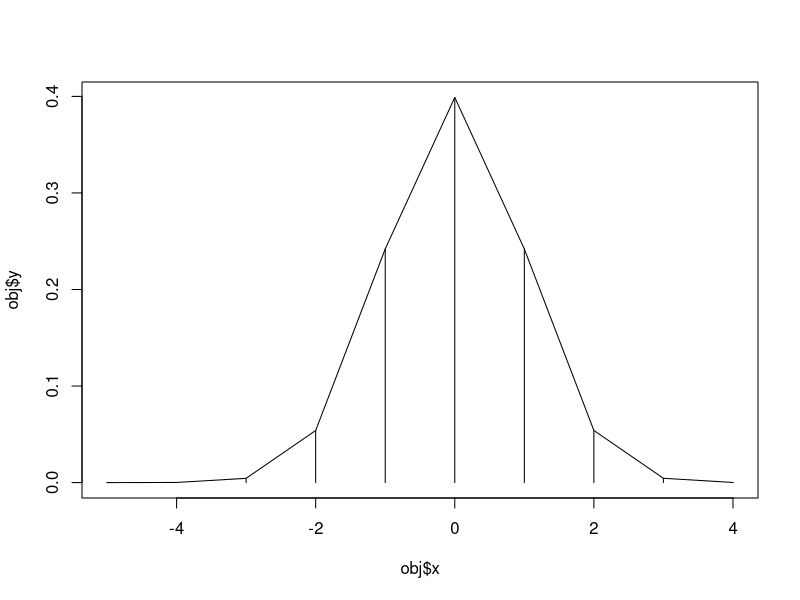
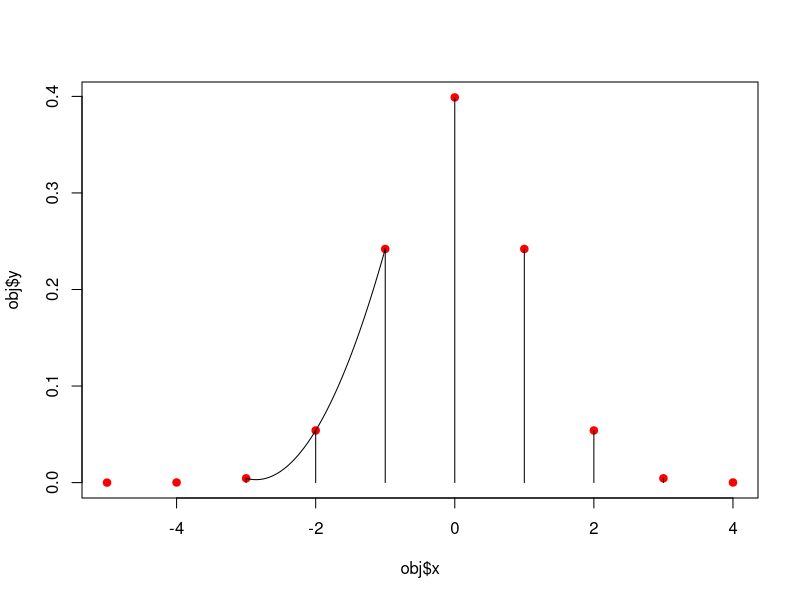

R code for these plots, in order:



integrateIt<-function(x, y, a, b, rule="Trap"){
  ## Do the trapezoidal
  n<-length(x) # number of points
  if(rule=="Trap"){
    h<-(b-a)/(2*n) # calculate h. Put 2 in the denominator
    answer<-h*(2*sum(y[2:(n-1)])+y[1]+y[n]) # calculate the outcome
    }
  if(rule=="Simp"){
    h<-(b-a)/(n*3) ## calculate h.  Put 3 in the denominator
    first<-y[1] ## first element
    last<-y[n] ## second element
    evens.sum<-sum(y[seq(2, n-1, by=2)]) ## every other elements excludign first and last
    odds.sum<-sum(y[seq(3, n-2, by=2)]) # the rest
    answer<-h*(first+4*evens.sum + 2*odds.sum + last) #calculate output
  }
  out<-list(x=x, y=y, answer=answer)
  return(out)  
}

tryx<-seq(-5, 4.99, by=1)
length(tryx)
tryy<-dnorm(tryx)

exampSimp<-integrateIt(tryx, tryy, -5, 5, rule="Simp")
exampTrap<-integrateIt(tryx, tryy, -5, 5, rule="Trap")


obj<-exampTrap
plot(obj$x, obj$y, type="l")
segments(obj$x, obj$y, obj$x, 0)

obj<-exampSimp

n<-length(obj$x)
u<-obj$x[seq(1, (n-2), by=2)]
fu<-obj$y[seq(1, (n-2), by=2)]
v<-obj$x[seq(2, (n-1), by=2)]
fv<-obj$y[seq(2, (n-1), by=2)]
w<-obj$x[seq(3, (n), by=2)]
fw<-obj$y[seq(3, (n), by=2)]



parabFun<-function(x, index=1, u, v, w, fu, fv, fw){
  firstPart<-fu[index]*(x -v[index])*(x-w[index])/((u[index]-v[index])*(u[index]-w[index]))
  secondPart<-fv[index]*(x -u[index])*(x-w[index])/((v[index]-u[index])*(v[index]-w[index]))
  thirdPart<- fw[index]*(x -u[index])*(x-v[index])/((w[index]-u[index])*(w[index]-v[index]))
  
  return(firstPart+secondPart+thirdPart)
}

plot(obj$x, obj$y, pch=19, col="red")
segments(obj$x, obj$y, obj$x, 0)

i=2
plotX<-seq(u[i], w[i],length=100)
plotY<-parabFun(plotX,index=i, u=u, v=v, w=w, fu=fu, fv=fv,fw=fw)
lines(plotX, plotY)




